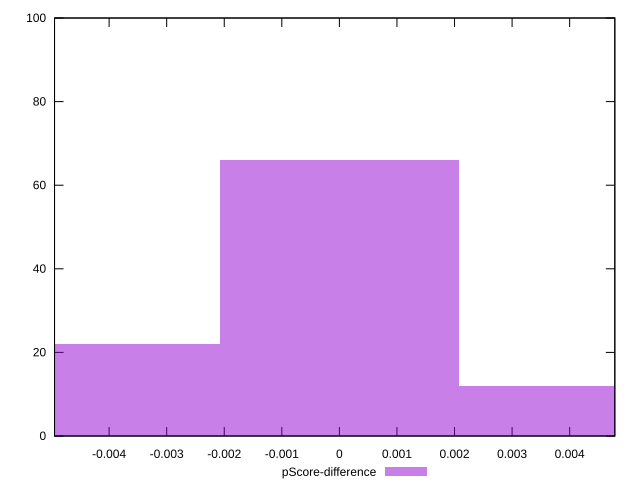

The gnuplot source for this figure:
reset

$pScoreDifference <<EOF
0 66
0.004143901382255619 12
-0.004143901382255619 22
EOF

set key outside below
set boxwidth 0.004143901382255619
set xrange [-0.004948010321862872:0.004784384894783611]
set yrange [0:100]
set trange [0:100]
set style fill transparent solid 0.5 noborder
set terminal svg size 640, 490 enhanced background rgb 'white'
set output "report_00022_2021-02-20T12:08:46.964Z/first-cpu-idle/samples/pages+cached+noadtech/pScore-difference/histogram.svg"

plot $pScoreDifference title "pScore-difference" with boxes

reset
